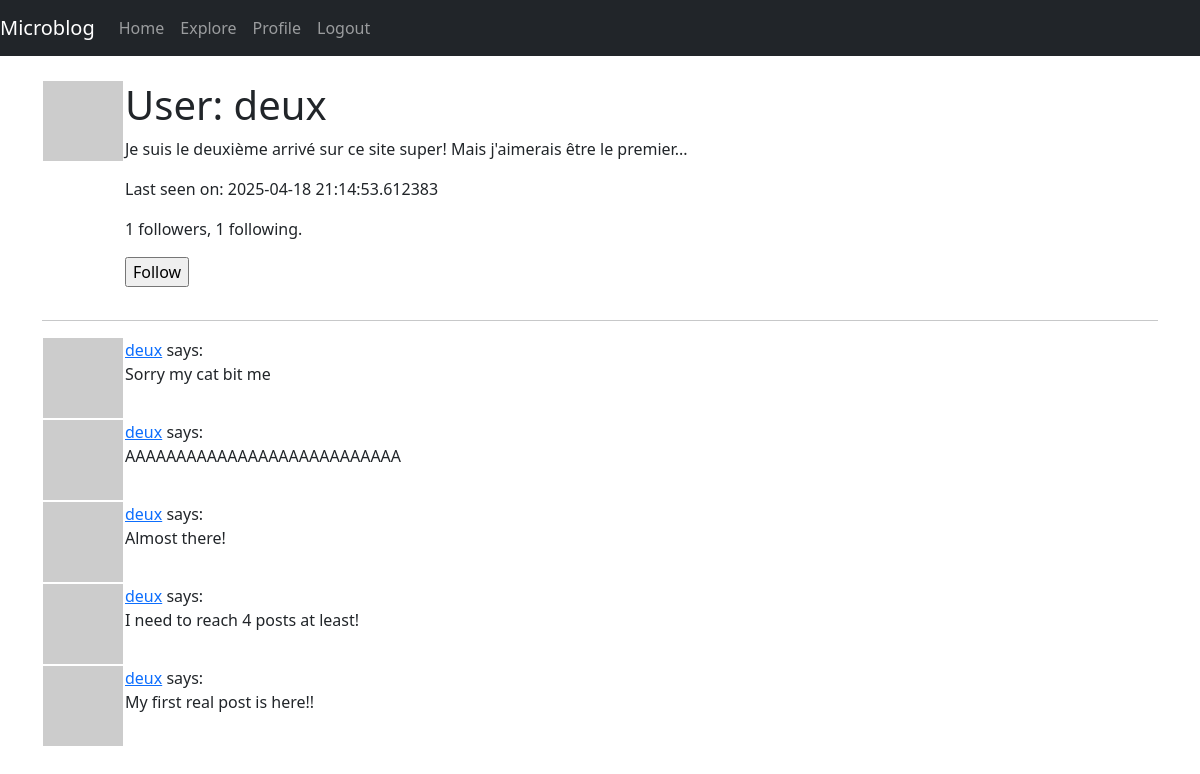
Page /user/deux (signed in) on the committed database.
### app/models.py (models this page shows, shortened)
class User(UserMixin, db.Model):
    id: so.Mapped[int] = so.mapped_column(primary_key=True)
    username: so.Mapped[str] = so.mapped_column(sa.String(64), index=True, unique=True)
    email: so.Mapped[str] = so.mapped_column(sa.String(120), index=True, unique=True)
    password_hash: so.Mapped[Optional[str]] = so.mapped_column(sa.String(256))
    posts: so.WriteOnlyMapped["Post"] = so.relationship(back_populates="author")
    about_me: so.Mapped[Optional[str]] = so.mapped_column(sa.String(140))
    last_seen: so.Mapped[Optional[datetime]] = so.mapped_column(
        default=lambda: datetime.now(timezone.utc)
    )
    following: so.WriteOnlyMapped["User"] = so.relationship(
        secondary=followers,
        primaryjoin=(followers.c.follower_id == id),
        secondaryjoin=(followers.c.followed_id == id),
        back_populates="followers",
    )
    followers: so.WriteOnlyMapped["User"] = so.relationship(
        secondary=followers,
        primaryjoin=(followers.c.followed_id == id),
        secondaryjoin=(followers.c.follower_id == id),
        back_populates="following",
    )
    def avatar(self, size):
        digest = md5(self.email.lower().encode("utf-8")).hexdigest()
        return f"https://www.gravatar.com/avatar/{digest}?d=identicon&s={size}"
    def is_following(self, user):
        query = self.following.select().where(
            User.id == user.id
        )  # ? works with self.id ?
        return db.session.scalar(query) is not None
    def followers_count(self):
        query = sa.select(sa.func.count()).select_from(
            self.followers.select().subquery()
        )
        return db.session.scalar(query)
    def following_count(self):
        query = sa.select(sa.func.count()).select_from(
            self.following.select().subquery()
        )
        return db.session.scalar(query)

class Post(db.Model):
    id: so.Mapped[int] = so.mapped_column(primary_key=True)
    body: so.Mapped[str] = so.mapped_column(sa.String(140))
    timestamp: so.Mapped[datetime] = so.mapped_column(
        index=True, default=lambda: datetime.now(timezone.utc)
    )
    user_id: so.Mapped[int] = so.mapped_column(sa.ForeignKey(User.id), index=True)
    author: so.Mapped[User] = so.relationship(back_populates="posts")

### app/routes.py (the view)
@app.route("/user/<username>")
@login_required
def user(username):
    user = db.first_or_404(sa.select(User).where(User.username == username))
    page = request.args.get(key="page", default=1, type=int)
    query = user.posts.select().order_by(Post.timestamp.desc())
    posts = db.paginate(
        query, page=page, per_page=app.config["POSTS_PER_PAGE"], error_out=False
    )
    prev_url = (
        url_for("user", username=username, page=posts.prev_num)
        if posts.has_prev
        else None
    )
    next_url = (
        url_for("user", username=username, page=posts.next_num)
        if posts.has_next
        else None
    )
    form = EmptyForm()
    return render_template(
        "user.html",
        title="Profile",
        user=user,
        posts=posts,
        form=form,
        prev_url=prev_url,
        next_url=next_url,
    )

### app/forms.py
class EmptyForm(FlaskForm):
    submit = SubmitField("Submit")

### app/models.py (called while the page is built)
@login.user_loader
def load_user(id):
    return db.session.get(User, int(id))

### app/routes.py (called while the page is built)
@app.before_request
def before_request():
    if current_user.is_authenticated:
        current_user.last_seen = datetime.now(timezone.utc)
        db.session.commit()

### app/templates/user.html (shortened to what this page needs)
{% extends 'base.html' %}
{% block content %}
<table>
  <tr valign="top">
    <td><img src="{{ user.avatar(128) }}"></td>
    <td>
      <h1>User: {{ user.username }}</h1>
      {% if user.about_me %}<p>{{ user.about_me }}</p>{% endif %}
      {% if user.last_seen %}<p>Last seen on: {{ user.last_seen }}</p>{% endif %}
      <p>{{ user.followers_count() }} followers, {{ user.following_count() }} following.</p>
      {% if user==current_user %}
      <p><a href="{{ url_for('edit_profile') }}">Edit your profile</a></p>
      {% elif not current_user.is_following(user) %}
      <p>
      <form action="{{ url_for('follow', username=user.username) }}" method="post">
        <p>{{ form.submit(value="Follow") }}</p>
      </form>
      </p>
      {% endif %}
    </td>
  </tr>
</table>
<hr>
{% for post in posts %}
{% include '_post.html' %}
{% endfor %}
{% endblock %}

### app/templates/_post.html
<table>
    <tr valign="top">
        <td><img src="{{ post.author.avatar(36) }}"></td>
        <td><a href="{{ url_for('user', username=post.author.username) }}">{{ post.author.username }}</a> says:<br>
            {{ post.body }}</td>
    </tr>
</table>

### rows in the picture
User: username "deux", about_me "Je suis le deuxième arrivé sur ce site super! Mais j'aimerais être le premier...", last_seen "2025-04-18 21:14:53.612383"
Post: author.username "deux", body "Sorry my cat bit me"
Post: author.username "deux", body "AAAAAAAAAAAAAAAAAAAAAAAAAAA"
Post: author.username "deux", body "Almost there!"
Post: author.username "deux", body "I need to reach 4 posts at least!"
Post: author.username "deux", body "My first real post is here!!"

### other values in the picture
{{ user.followers_count() }} "1"
{{ user.following_count() }} "1"
